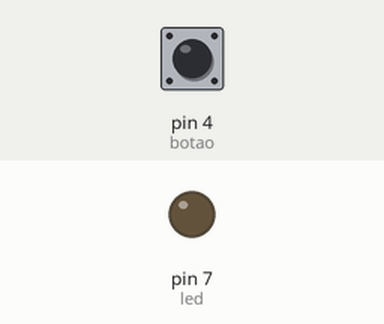
Recording of a sketch running on a simulated Arduino Uno, built with avr-gcc and run on an emulated ATmega328P. On the bench: output pins drawn as LEDs (lit = HIGH). Inputs (shaded band) come from the test bench; at power-on: pin 4 (botao) LOW.

Above: at 1.2 s.
1.3 s: pin 4 (botao) pulled HIGH for 0.15 s
At 1.37 s:
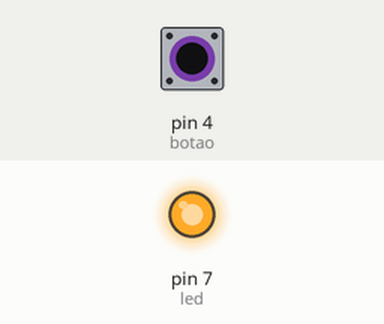
2.9 s: pin 4 (botao) pulled HIGH for 3.2 s
At 7.0 s:
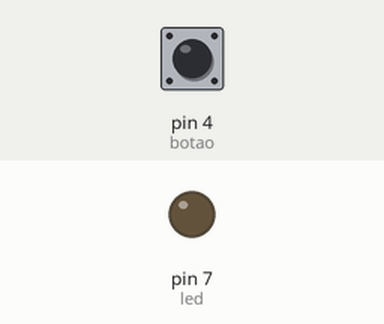
Timing chart, 0 to 8.5 s (numbered marks = the images above; inputs shaded):
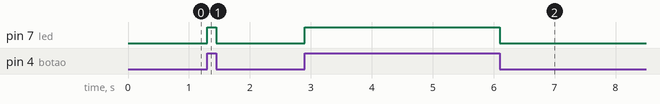

Measured:
- after the input at 1.3 s, pin 7 (led): LOW → HIGH at once, → LOW 0.15 s later
- after the input at 2.9 s, pin 7 (led): LOW → HIGH at once, → LOW 3.2 s later

The sketch:

projetoPushButton.ino
```cpp
// Set of pin on Arduino for Led, Push Button.
int led = 7;
int botao = 4;
int flag = 0;

void setup(){
  pinMode(led, OUTPUT);
  pinMode(botao, INPUT); // Push button will be an input, depend on value of it to turn on LED.
}

void loop(){
   flag = digitalRead(botao); // Read value of pushButton
	//1 = push, 0 = pull
   if(flag == 1){
     digitalWrite(led, HIGH);
   }else{
     digitalWrite(led, LOW);
   }
}
```
